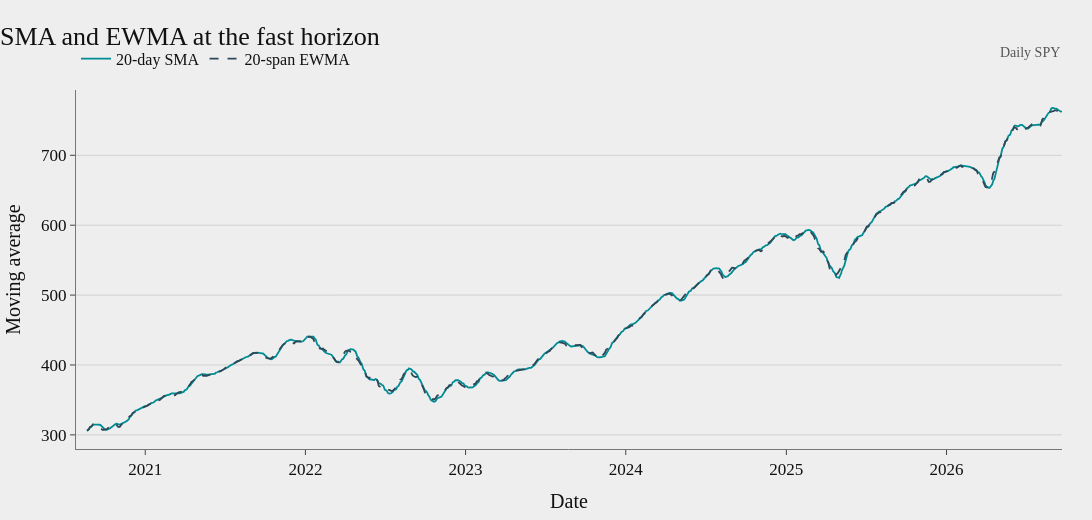

Notebook cell for this chart:
### Code cell
strategy["fast_ewma"] = (
    strategy["close"]
    .ewm(
        span=FAST_WINDOW,
        adjust=False,
        min_periods=FAST_WINDOW,
    )
    .mean()
)

strategy["slow_ewma"] = (
    strategy["close"]
    .ewm(
        span=SLOW_WINDOW,
        adjust=False,
        min_periods=SLOW_WINDOW,
    )
    .mean()
)

fig = go.Figure()

fig.add_trace(
    go.Scatter(
        x=strategy.index,
        y=strategy["fast_ma"],
        name=f"{FAST_WINDOW}-day SMA",
        line={"color": ACCENT, "width": 1.8},
    )
)

fig.add_trace(
    go.Scatter(
        x=strategy.index,
        y=strategy["fast_ewma"],
        name=f"{FAST_WINDOW}-span EWMA",
        line={"color": PRICE, "width": 1.8, "dash": "dash"},
    )
)

style_chart(
    fig,
    title="SMA and EWMA at the fast horizon",
    source_text="Daily SPY",
)
label_axes(fig, x_title="Date", y_title="Moving average")
fig.show()

### Figure 1 — Plotly figure (JSON) as saved in the notebook; plotly's stock layout.template omitted (floating-point values rounded to 4 significant figures; data arrays with more than 128 entries replaced by an {"elided": "..."} marker saying what was removed)
{"data": [{"line": {"color": "#008C95", "width": 1.8}, "name": "20-day SMA", "type": "scatter", "x": {"elided": "1546 str values"}, "y": {"elided": "1546 float values"}}, {"line": {"color": "#2F4858", "dash": "dash", "width": 1.8}, "name": "20-span EWMA", "type": "scatter", "x": {"elided": "1546 str values"}, "y": {"elided": "1546 float values"}}], "layout": {"annotations": [{"font": {"color": "#555555", "family": "Times New Roman", "size": 14}, "showarrow": false, "text": "Daily SPY", "x": 1, "xanchor": "right", "xref": "paper", "y": 1.13, "yref": "paper"}], "font": {"color": "#111111", "family": "Times New Roman", "size": 17}, "height": 520, "hovermode": "x unified", "legend": {"bgcolor": "rgba(0,0,0,0)", "font": {"family": "Times New Roman", "size": 16}, "orientation": "h", "x": 0, "xanchor": "left", "y": 1.04, "yanchor": "bottom"}, "margin": {"b": 65, "l": 75, "r": 30, "t": 90}, "paper_bgcolor": "#EEEEEE", "plot_bgcolor": "#EEEEEE", "title": {"font": {"color": "#111111", "family": "Times New Roman", "size": 26}, "text": "SMA and EWMA at the fast horizon", "x": 0, "xanchor": "left"}, "width": 1250, "xaxis": {"linecolor": "#777777", "showgrid": false, "showline": true, "ticks": "outside", "title": {"text": "Date"}, "zeroline": false}, "yaxis": {"gridcolor": "#D2D2D2", "linecolor": "#777777", "showgrid": true, "showline": true, "ticks": "outside", "title": {"text": "Moving average"}, "zeroline": false}}}
